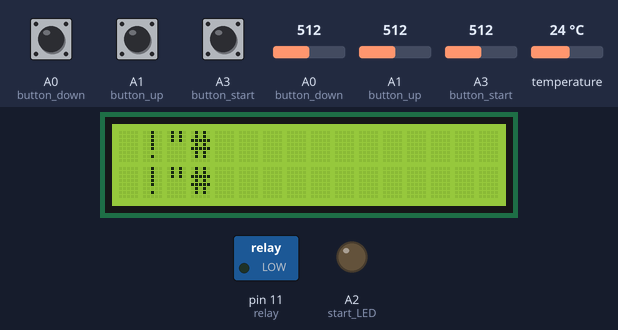
A sketch run on a simulated Arduino Uno, built with avr-gcc and run on an emulated ATmega328P. On the bench: 16×2 character LCD, switched loads named in the sketch (green lamp = pin HIGH), output pins drawn as LEDs (lit = HIGH). Inputs (shaded band) come from the test bench; at power-on: A3 (button_start) HIGH, A0 (button_down) = 512, A0 (button_down) HIGH, A1 (button_up) HIGH, A1 (button_up) = 512, A3 (button_start) = 512, temperature 24 °C. What the sketch prints to the serial monitor is not drawn.

Above: at 1.2 s.
1.3 s: A3 (button_start) pulled LOW for 0.15 s
At 2.0 s:
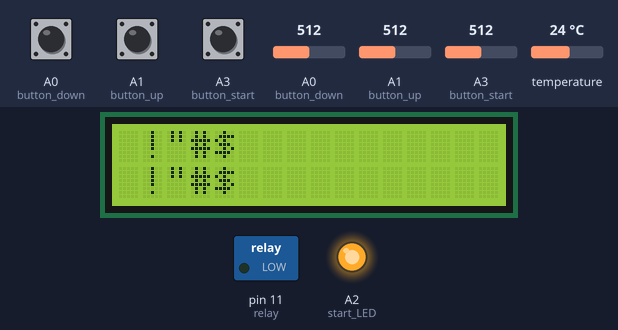
4.1 s: A3 (button_start) pulled LOW for 1 s
At 4.6 s:
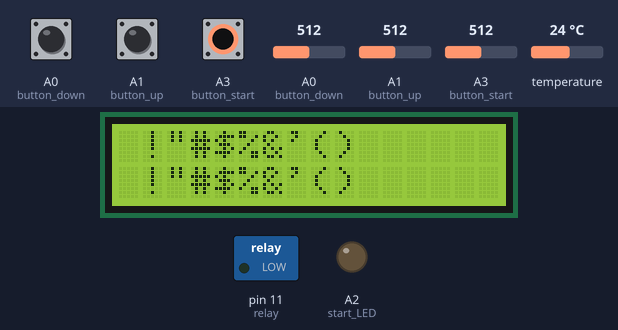
6.7 s: A3 (button_start) pulled LOW for 0.15 s
At 7.1 s:
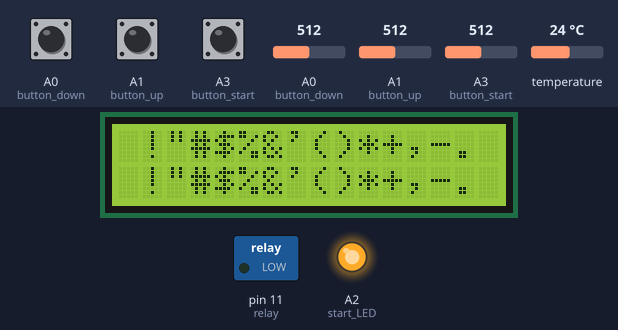
9.7 s: A3 (button_start) pulled LOW for 3.2 s
At 10.1 s:
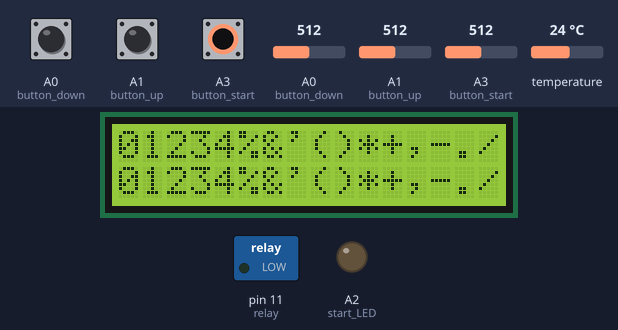
14.4 s: A0 (button_down) set to 108
17.4 s: A0 (button_down) set to 92
Timing chart, 0 to 20.4 s (numbered marks = the images above; inputs shaded):
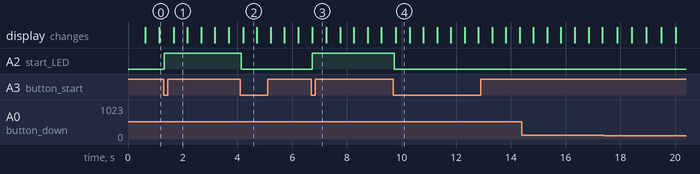

The sketch:

WiringTest.ino
```cpp
/*

   Wiring test library for Sous Vide HW version 2.0

*/


String HW_VERSION = "2.0";
String SW_VERSION = "2.8";

// Written by Eric Light (starting in June 2015)
// Requires OneWriteNoResistor library from https://github.com/bigjosh/OneWireNoResistor/
// and the Dallas Temperature library from https://github.com/milesburton/Arduino-Temperature-Control-Library/
// And the RBD_Button and RBD_Timer libraries from http://robotsbigdata.com/docs-arduino-button.html

/* Pinout:

    GND
    D2 - LED screen RS
    D3 - LED screen E
    D4 - LED screen D4
    D5 - LED screen D5
    D6 - LED screen D6
    D7 - LED screen D7
    D8 - Temperature probe data pin  (DS18B20)
    D9
    D10
    D11 - Relay control pin
    D12
    D13
    3.3v
    A0 - 'Down' button (other leg to GND)
    A1 - 'Up' button (other leg to GND)
    A2 - 'Start' button LED+ (other leg to GND)
    A3 - 'Start' button (other leg to GND)
    A4
    A5
    A6 - (can't use due to weird A6/A7)
    A7 - (can't use due to weird A6/A7)
    5v - 'Start' button right
    GND - 'Start' button LED-


    Screen PINS
    A - 5v
    K - GND
    D7 - 7
    D6 - 6
    D5 - 5
    D4 - 4
    D0 through D3 - nothing
    E - 3
    RW - GND
    RS - 2
    V0 - 10k Trimpot
    VDD - +5v
    VSS - GND
*/

// Set up pin constants
const int ds_data = 8;  // Thermocouple (DS18B20) data pin
const int relay = 11;  // Relay (SSR) pin
const int start_LED = A2;  // "Start" LED pin

// Set up Button labels, timers, and libraries
#include <RBD_Button.h>
#include <RBD_Timer.h>
RBD::Button button_down(A0);
RBD::Button button_up(A1);
RBD::Button button_start(A3);
RBD::Timer screen_refresh;
bool START = false;


// Set up thermocouple libraries
// Use a precision of 11, because it's able to poll in 375ms instead of 750ms(!!)
#include <OneWire.h>
#include <DallasTemperature.h>
#define ONE_WIRE_BUS ds_data
#define TEMPERATURE_PRECISION 11
OneWire oneWire(ONE_WIRE_BUS);
DallasTemperature sensors(&oneWire);
DeviceAddress thermocouple;

// Set up LCD screen
#include <LiquidCrystal.h>
const int RS = 2; const int E = 3; const int D4 = 4; const int D5 = 5; const int D6 = 6; const int D7 = 7;
LiquidCrystal lcd(RS, E, D4, D5, D6, D7);


// Set up other variables
float tempC = 0.0;
int lcd_char = 33;

void setup(void)
{
  Serial.begin(9600);

  Serial.println("Initialising variables");

  // Initialise pins
  pinMode(start_LED, OUTPUT); digitalWrite(start_LED, LOW);
  pinMode(relay, OUTPUT); digitalWrite(relay, LOW);

  // set up the LCD's number of columns and rows:
  lcd.begin(16, 2);
  lcd.clear();

  // Set timer timeouts
  screen_refresh.setHertz(2);


  // Initialise thermocouple
  sensors.getAddress(thermocouple, 0);
  sensors.setResolution(thermocouple, TEMPERATURE_PRECISION);
  sensors.setWaitForConversion(false);
  sensors.begin();
  sensors.requestTemperatures();

}

void loop(void)
{

  // Test a new character every .5 second
  if (screen_refresh.onRestart()) {
    lcd_test(lcd_char);
    lcd_char++;
    if(lcd_char > 126) {
      lcd_char=33;
    }
  }

  check_buttons();

  // Button Voltages
  int up_btn = analogRead(A1);
  int dn_btn = analogRead(A0);
  int st_btn = analogRead(A3);


  Serial.println("Temp = " + String(tempC) + "  Up = " + String(up_btn) + "  Dn = " + String(dn_btn) + "  St = " + String(st_btn));


  poll_temperature();

}

void check_buttons() {

  // Poll the Start button
  if (button_start.onPressed()) {
    Serial.println("Start button pressed");
    START = !START;
    digitalWrite(start_LED, START);
  }

  // Up button

  if (button_up.onPressed()) {
    Serial.println("Up button pressed");
  }

  // down button
  if (button_down.onPressed()) {
    Serial.println("Down button pressed");
  }

}


void poll_temperature() {
  // Read the most recent temperature calculated by the probe, and tell it to start a new one.
  tempC = sensors.getTempC(thermocouple);
  sensors.requestTemperatures();
}


void lcd_test(int test_char)
{
  // Write the test character to a position

  lcd.setCursor(test_char % 16, 0);
  lcd.write(test_char);

  lcd.setCursor(test_char % 16, 1);
  lcd.write(test_char);
}
```

Measured:
- after the input at 1.3 s, A2 (start_LED): LOW → HIGH at once
- after the input at 4.1 s, A2 (start_LED): HIGH → LOW after 0.05 s
- after the input at 6.7 s, A2 (start_LED): LOW → HIGH at once
- after the input at 9.7 s, A2 (start_LED): HIGH → LOW at once
- what the display in image 1 shows lasts 0.5 s, from 1.7 s to 2.2 s
